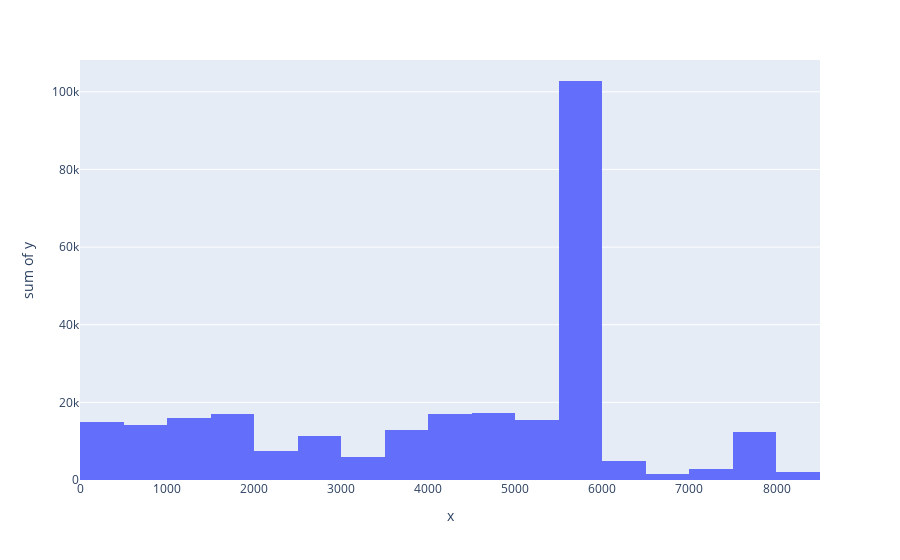

Notebook code cell kept with this figure:
### Code cell
fig=px.histogram(x= occurences.index, y=occurences.values)
fig.show()

### Figure 1 — Plotly figure (JSON) as saved in the notebook; plotly's stock layout.template omitted (floating-point values rounded to 4 significant figures; data arrays with more than 128 entries replaced by an {"elided": "..."} marker saying what was removed)
{"data": [{"alignmentgroup": "True", "bingroup": "x", "histfunc": "sum", "hovertemplate": "x=%{x}<br>sum of y=%{y}<extra></extra>", "legendgroup": "", "marker": {"color": "#636efa", "pattern": {"shape": ""}}, "name": "", "offsetgroup": "", "orientation": "v", "showlegend": false, "type": "histogram", "x": {"elided": "834 int values"}, "xaxis": "x", "y": {"elided": "834 int values"}, "yaxis": "y"}], "layout": {"barmode": "relative", "legend": {"tracegroupgap": 0}, "margin": {"t": 60}, "xaxis": {"anchor": "y", "domain": [0, 1], "title": {"text": "x"}}, "yaxis": {"anchor": "x", "domain": [0, 1], "title": {"text": "sum of y"}}}}
